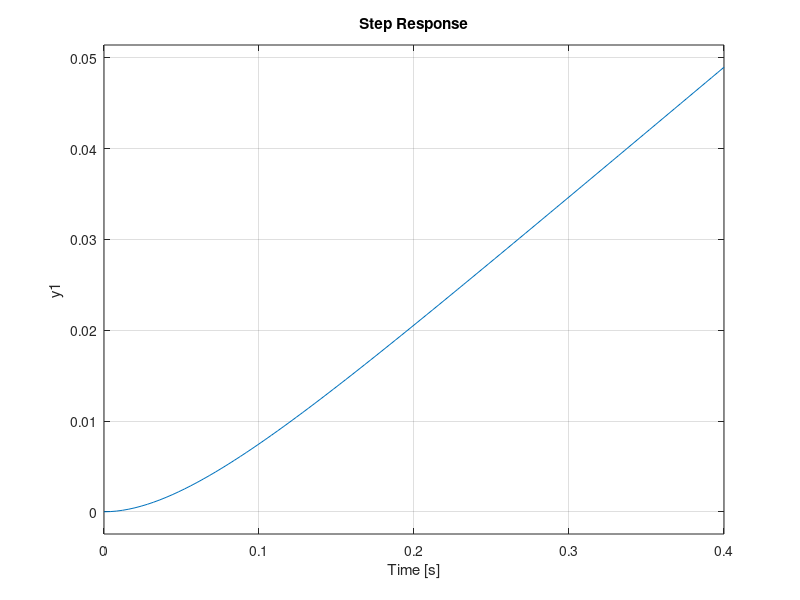
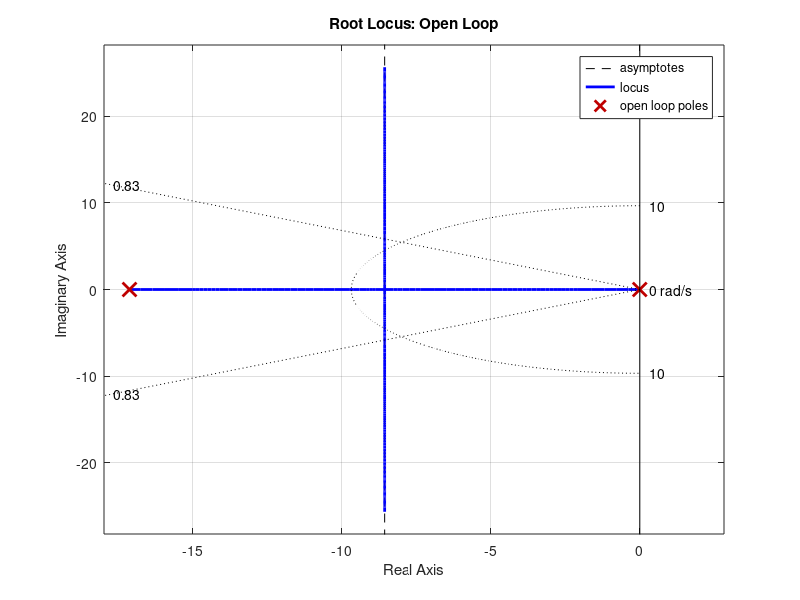
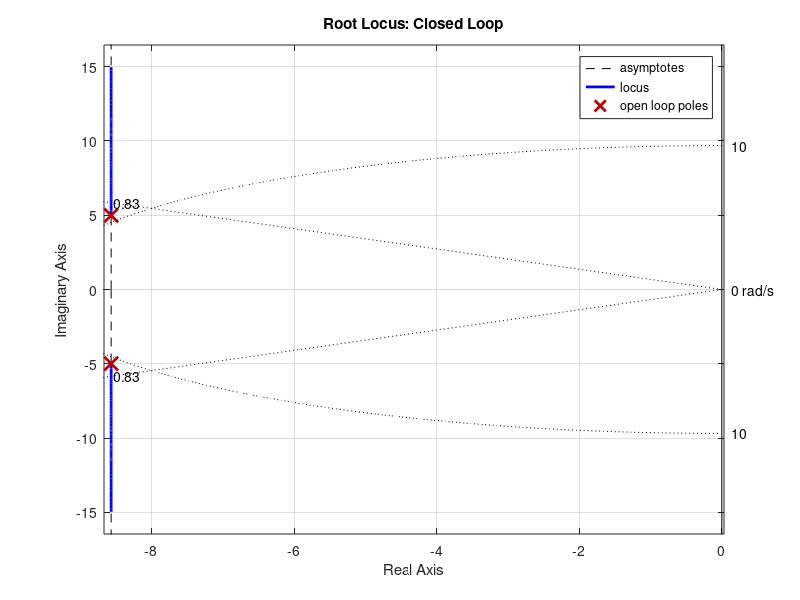
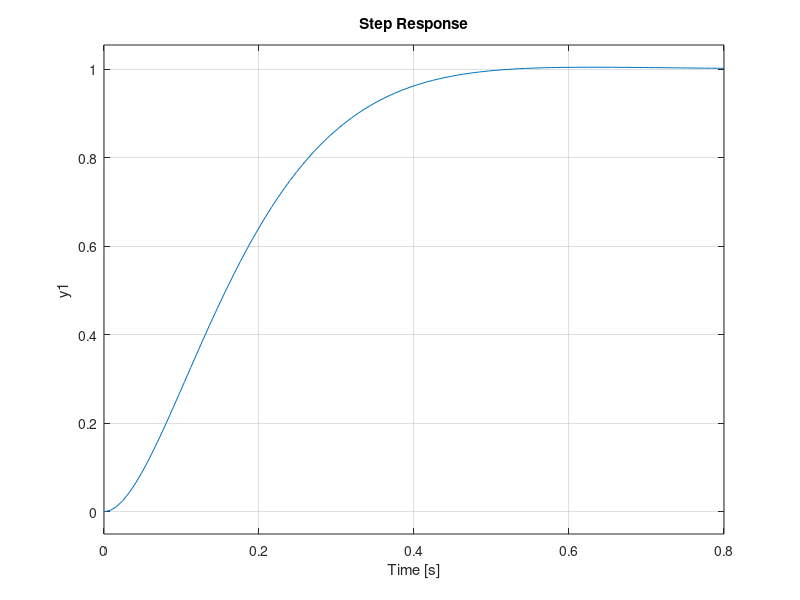

Source code (MATLAB) for these figures, in order: (Note: this script raises an error after producing the figures.)
clc; clear; close all;
% Thomas Lønne Stiansen - FHV Winter Semester 2025

% Constants
markSize = 10;
sign = -1; % for negative feedback

%% Root Locus

% Loaded from cart_Model.m
K = 0.143342010172210;
tau = 0.058378523227571;
s = tf('s');
G_cartVel = K / (tau*s + 1);   % G  =  V_c(s) / V_m(s)  =  [m/s] / [V]
    % Integrate to get position control
G_cartPos = G_cartVel * (1/s); % G  =  X_c(s) / V_m(s)  =  [m]   / [V]

G_OL = G_cartPos;

% IT_1 Block
figure
step(G_OL)

% Root Locus: only 1 pole, thus goes off to -∞
figure
rlocus(G_OL)
title('Root Locus: Open Loop')

%% Requirements

% Requirements
OS_percent = 1; % [percent]
ts = 0.5; % [sec]

% Mp = OS   ,   D = zeta    ,   wn = omega_n
OS = OS_percent / 100;
    % Damping Ratio
zeta = -log(OS) / sqrt( pi^2 + log(OS)^2 ); % MATLAB: log = ln
    % Natural Frequency
omega_n = 4/(ts*zeta);

% Instead of sgrid
sgrid(zeta,omega_n);
    % pzp.AxesStyle.GridVisible = "on";
    % pzp.AxesStyle.GridDampingSpec = zeta;
    % pzp.AxesStyle.GridFrequencySpec = omega_n;

%% Controller

% Proportional
% sysP = 5; % cartVel
sysP = 40; % cartPos
G_CL = feedback( sysP*G_OL , 1, sign);

figure
rlocus(G_CL)
title('Root Locus: Closed Loop')
    % pzmap(G_CL)
    % title('Pole-Zero Map: Closed Loop')
sgrid(zeta, omega_n)

% Plot time response
figure
step(G_CL)
stepinfo(G_CL)
